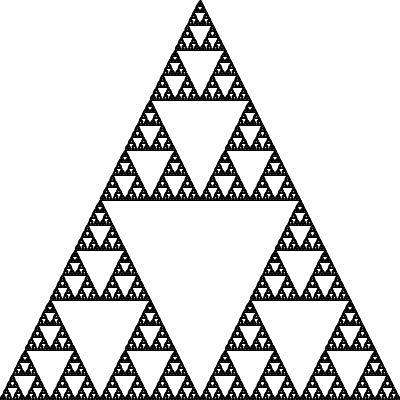
Frame 1 (no input)
Frame 60 (the mouse pressed at the canvas centre just before this capture): identical to frame 1, image omitted
Frame 120 (the mouse held since frame 60 and released just before this capture): identical to frame 1, image omitted

The Processing sketch that drew this single still picture (run headless with seeded random() and noise(); from frame 60 on, the mouse is pressed at the canvas centre):

// Processing sketch: Recusion_serpinski
// ── Recusion_serpinski.pde
void setup()
{
  size(400,400);
}

void draw()
{
  background(255);
  
  serp(0,0,width,height);
}

void serp(float x1,float y1,float x2, float y2)
{
  triangle(x1,y2,(x1+x2)/2,y1,x2,y2);
  
  if(x2 - x1 > 2)
  {
    serp(x1,(y2+y1)/2,(x1+x2)/2,y2);
    serp((x1+x2)/2,(y1+y2)/2,x2,y2);
    serp(x1+(x2-x1)/4,y1,x1+3*(x2-x1)/4,(y1+y2)/2);
  }
}
